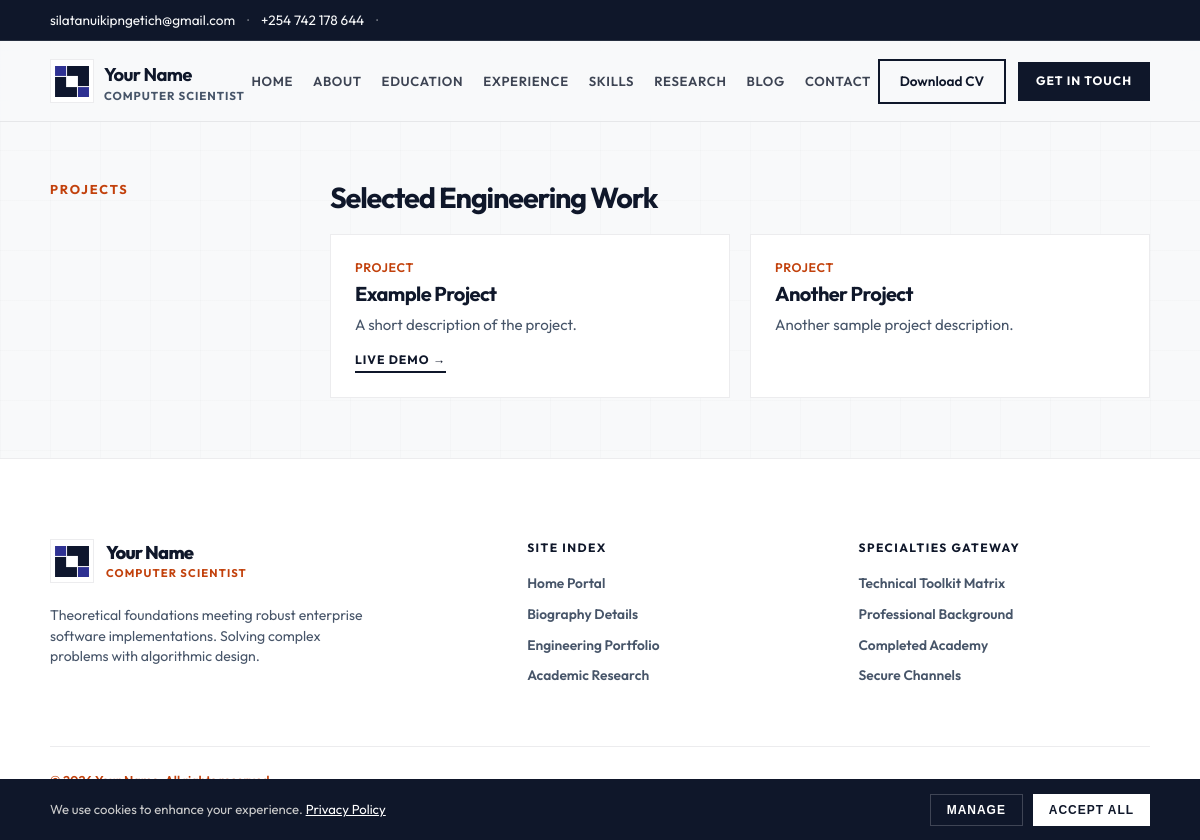
The page /public/projects.php on the database its author committed.
### tables this page shows
CREATE TABLE IF NOT EXISTS `profile` (
  `id` TINYINT PRIMARY KEY DEFAULT 1,
  `full_name` VARCHAR(255) NOT NULL DEFAULT 'Your Name',
  `headline` VARCHAR(255) DEFAULT 'Developer • Designer • Creator',
  `bio` TEXT,
  `email` VARCHAR(255) DEFAULT '',
  `phone` VARCHAR(50) DEFAULT '',
  `location` VARCHAR(255) DEFAULT '',
  `website` VARCHAR(255) DEFAULT '',
  `linkedin` VARCHAR(255) DEFAULT '',
  `github` VARCHAR(255) DEFAULT '',
  `summary` TEXT
);

CREATE TABLE IF NOT EXISTS `projects` (
  `id` INT PRIMARY KEY AUTO_INCREMENT,
  `title` VARCHAR(255) NOT NULL,
  `description` TEXT,
  `url` VARCHAR(512),
  `sort_order` INT DEFAULT 0
);

### public/projects.php (the view)
<?php
$activePage = 'projects';
require_once __DIR__ . '/header.php';
?>
<main class="container">
  <section id="projects" class="section-row" style="border-bottom:none;">
    <div class="section-label">Projects</div>
    <div class="section-content">
      <h2>Selected Engineering Work</h2>
      <div class="editorial-grid">
        <?php foreach ($projects as $p): ?>
          <article class="project-item">
            <div>
              <div class="project-meta">Project</div>
              <h3 style="margin-top: 4px;"><?php echo htmlspecialchars($p['title']); ?></h3>
              <p style="margin-top: 10px;"><?php echo htmlspecialchars($p['description']); ?></p>
            </div>
            <?php if (!empty($p['url'])): ?>
              <a class="button" href="<?php echo htmlspecialchars($p['url']); ?>" target="_blank">Live Demo →</a>
            <?php endif; ?>
          </article>
        <?php endforeach; ?>
      </div>
    </div>
  </section>
</main>
<?php
require_once __DIR__ . '/footer.php';
?>

### public/header.php (shortened to what this page needs)
<?php
require_once __DIR__ . '/../includes/education.php';
$preferredLogos = [
  '../Tanui-Sila-Logo-v3.png',
  '../Tanui-Sila-Logo-v3.jpg',
  '../Tanui-Sila-Logo.png',
  '../Tanui-Sila-Logo.jpg',
  'logo.png',
  'logo.jpg',
  '../Tanui-Sila-Logo.jpeg',
];
$logoFile = '../Tanui-Sila-Logo-v3.png';
foreach ($preferredLogos as $fileName) {
  $candidate = __DIR__ . '/' . $fileName;
  if (file_exists($candidate)) {
    $logoFile = $fileName;
    break;
  }
}
$profile = [
  'full_name' => 'Your Name',
  'headline' => 'Developer • Designer • Creator',
  'bio' => 'I build thoughtful digital experiences and impactful products.',
  'email' => 'you@example.com',
  'phone' => '',
  'location' => 'Your City, Country',
  'website' => '',
  'linkedin' => '',
  'github' => '',
  'summary' => '',
];
try {
  $profileRow = $pdo->query('SELECT * FROM profile WHERE id = 1')->fetch(PDO::FETCH_ASSOC);
  if ($profileRow) {
    $profile = $profileRow;
  }
} catch (Throwable $e) {
  $profile = $profile;
}
$settings = [
  'site_title' => $profile['full_name'],
  'tagline' => $profile['headline'],
  'hero_text' => '',
  'show_blog' => '1',
  'theme' => 'light',
];
try {
  $settingsRows = $pdo->query('SELECT setting_key, setting_value FROM settings')->fetchAll(PDO::FETCH_ASSOC);
  foreach ($settingsRows as $row) {
    $settings[$row['setting_key']] = $row['setting_value'];
  }
} catch (Throwable $e) {
  $settings = $settings;
}
$projects = $pdo->query('SELECT * FROM projects ORDER BY sort_order DESC, id DESC')->fetchAll(PDO::FETCH_ASSOC);
?>
<!doctype html>
<html lang="en">
<head>
  <link rel="stylesheet" href="../assets/css/styles.css?v=<?php echo @filemtime(__DIR__ . '/../assets/css/styles.css'); ?>">
</head>
<body>
  <div class="site-topbar">
    <div class="container">
      <div class="topbar-content">
        <div class="topbar-left">
          <a href="mailto:silatanuikipngetich@gmail.com" title="Send email">silatanuikipngetich@gmail.com</a>
          <span class="separator">·</span>
          <a href="https://wa.me/254742178644" target="_blank" rel="noopener noreferrer" title="Chat on WhatsApp">+254 742 178 644</a>
          <span class="separator">·</span>
        </div>
      </div>
    </div>
  </div>
  <header class="site-header">
    <div class="container">
      <a href="index.php" class="brand">
        <img src="<?php echo htmlspecialchars($logoFile); ?>" alt="Logo" class="logo">
        <div>
          <h1><?php echo htmlspecialchars($settings['site_title'] ?? $profile['full_name']); ?></h1>
          <p style="margin: 2px 0 0; color: var(--muted); font-size: 0.72rem; font-weight: 700; letter-spacing: 0.08em; text-transform: uppercase; line-height: 1;">Computer Scientist</p>
        </div>
      </a>
      <nav class="top-nav">
        <a href="index.php" class="<?php echo $activePage === 'home' ? 'active' : ''; ?>">Home</a>
        <a href="about.php" class="<?php echo $activePage === 'about' ? 'active' : ''; ?>">About</a>
        <a href="education.php" class="<?php echo $activePage === 'education' ? 'active' : ''; ?>">Education</a>
        <a href="experience.php" class="<?php echo $activePage === 'experience' ? 'active' : ''; ?>">Experience</a>
        <a href="skills.php" class="<?php echo $activePage === 'skills' ? 'active' : ''; ?>">Skills</a>
        <a href="research.php" class="<?php echo $activePage === 'research' ? 'active' : ''; ?>">Research</a>
        <a href="blog.php" class="<?php echo $activePage === 'blog' ? 'active' : ''; ?>">Blog</a>
        <a href="contact.php" class="<?php echo $activePage === 'contact' ? 'active' : ''; ?>">Contact</a>
      </nav>
      <div style="display: flex; gap: 12px; align-items: center;">
        <a class="cv-btn" href="Sila_Kipng'etich_Tanui_CV.pdf" target="_blank">Download CV</a>
        <a class="header-cta" href="contact.php">Get in touch</a>
      </div>
    </div>
  </header>

### public/footer.php (shortened to what this page needs)
  <footer class="site-footer" style="padding: 80px 0 50px; background: var(--soft-bg); border-top: 1px solid var(--light-gray); color: var(--muted);">
    <div class="container">
      <div class="footer-layout-matrix" style="display: grid; grid-template-columns: 1.5fr 1fr 1fr; gap: 40px; margin-bottom: 60px;">
        <div style="display: flex; flex-direction: column; gap: 18px; align-items: flex-start;">
          <div style="display: flex; align-items: center; gap: 12px;">
            <img src="<?php echo htmlspecialchars($logoFile); ?>" alt="Branding Logo" class="footer-logo" style="width: 44px; height: 44px; object-fit: contain; padding: 4px; background: #fff; border: 1px solid var(--light-gray);">
            <div style="line-height: 1.2;">
              <h4 style="margin: 0; font-size: 1.15rem; font-weight: 800; color: var(--text); letter-spacing: -0.04em;"><?php echo htmlspecialchars($settings['site_title'] ?? $profile['full_name']); ?></h4>
              <small style="color: var(--accent-muted); font-size: 0.7rem; font-weight: 700; letter-spacing: 0.1em; text-transform: uppercase;">Computer Scientist</small>
            </div>
          </div>
          <p class="footer-brand-copy" style="margin: 4px 0 0; font-size: 0.88rem; color: var(--muted); max-width: 320px; line-height: 1.45;">
            Theoretical foundations meeting robust enterprise software implementations. Solving complex problems with algorithmic design.
          </p>
        </div>
        <div>
          <h5 style="margin:0 0 16px; font-size:0.75rem; font-weight:700; letter-spacing:0.12em; text-transform:uppercase; color: var(--text);">Site Index</h5>
          <ul class="footer-links-list" style="list-style:none; padding:0; margin:0; display:grid; gap:10px; font-size:0.86rem; font-weight:600;">
            <li><a href="index.php" style="color: var(--muted); text-decoration:none; transition: color 0.15s ease;">Home Portal</a></li>
            <li><a href="about.php" style="color: var(--muted); text-decoration:none; transition: color 0.15s ease;">Biography Details</a></li>
            <li><a href="projects.php" style="color: var(--muted); text-decoration:none; transition: color 0.15s ease;">Engineering Portfolio</a></li>
            <li><a href="research.php" style="color: var(--muted); text-decoration:none; transition: color 0.15s ease;">Academic Research</a></li>
          </ul>
        </div>
        <div>
          <h5 style="margin:0 0 16px; font-size:0.75rem; font-weight:700; letter-spacing:0.12em; text-transform:uppercase; color: var(--text);">Specialties Gateway</h5>
          <ul class="footer-links-list" style="list-style:none; padding:0; margin:0; display:grid; gap:10px; font-size:0.86rem; font-weight:600;">
            <li><a href="skills.php" style="color: var(--muted); text-decoration:none; transition: color 0.15s ease;">Technical Toolkit Matrix</a></li>
            <li><a href="experience.php" style="color: var(--muted); text-decoration:none; transition: color 0.15s ease;">Professional Background</a></li>
            <li><a href="education.php" style="color: var(--muted); text-decoration:none; transition: color 0.15s ease;">Completed Academy</a></li>
            <li><a href="contact.php" style="color: var(--muted); text-decoration:none; transition: color 0.15s ease;">Secure Channels</a></li>
          </ul>
        </div>
      </div>
  <div style="border-top:1px solid var(--light-gray); padding-top:24px; display:flex; align-items:center; justify-content:space-between; flex-wrap:wrap; gap:16px; font-size:0.8rem; font-weight:600; color: var(--accent-muted); width: 100%;">
    <p style="margin:0;">© <?php echo date('Y'); ?> <?php echo htmlspecialchars($settings['site_title'] ?? $profile['full_name']); ?>. All rights reserved.</p>
  </div>
    </div>
  </footer>
  <div class="cookie-banner" id="cookieBanner" style="position:fixed; left:0; right:0; bottom:0; background:var(--text); color:#fff; z-index:200; border-top:1px solid var(--light-gray); display: none;">
    <div class="container" style="display:flex; align-items:center; justify-content:space-between; min-height:60px; padding-top:10px; padding-bottom:10px;">
      <div class="cookie-text" style="font-size:0.82rem; color:#ccc;">We use cookies to enhance your experience. <a href="privacy.php" style="color:#fff; text-decoration:underline;">Privacy Policy</a></div>
      <div class="actions" style="display:flex; gap:10px;">
        <button class="manage" onclick="acceptCookies()" style="border:1px solid rgba(255,255,255,0.2); background:transparent; color:#fff; cursor:pointer; font-weight:700; font-size:0.75rem; letter-spacing:0.08em; text-transform:uppercase; padding:8px 16px;">Manage</button>
        <button class="accept" onclick="acceptCookies()" style="border:none; background:#ffffff; color:#0f172a; cursor:pointer; font-weight:700; font-size:0.75rem; letter-spacing:0.08em; text-transform:uppercase; padding:8px 16px;">Accept All</button>
      </div>
    </div>
  </div>
</body>
</html>

### assets/css/styles.css (style rules this page uses)
:root { --bg: #f8f9fa; --text: #0f172a; --muted: #475569; --light-gray: rgba(15, 23, 42, 0.08); --soft-bg: #ffffff; --accent: #ea580c; --accent-muted: #c2410c; }
* { box-sizing: border-box; border-radius: 0 !important; }
html { scroll-behavior: smooth; }
body { margin: 0; font-family: 'Outfit', 'Segoe UI', sans-serif; background-color: var(--bg); background-image: linear-gradient(rgba(15, 23, 42, 0.015) 1px, transparent 1px), linear-gradient(90deg, rgba(15, 23, 42, 0.015) 1px, transparent 1px); background-size: 50px 50px; color: var(--muted); line-height: 1.5; -webkit-font-smoothing: antialiased; -moz-osx-font-smoothing: grayscale; }
img { max-width: 100%; display: block; }
a { color: inherit; text-decoration: none; transition: opacity 0.15s ease; }
.container { max-width: 1320px; margin: 0 auto; padding: 0 50px; }
.site-header { position: sticky; top: 0; z-index: 100; background: rgba(248, 249, 250, 0.9); backdrop-filter: blur(16px); border-bottom: 1px solid var(--light-gray); color: var(--text); }
.site-header .container { display: flex; align-items: center; justify-content: space-between; min-height: 80px; }
.site-header .brand { display: flex; align-items: center; gap: 14px; }
.site-header .logo { width: 44px; height: 44px; object-fit: contain; border: 1px solid var(--light-gray); background: var(--soft-bg); padding: 4px; }
.site-header h1 { margin: 0; font-size: 1.15rem; font-weight: 700; letter-spacing: -0.03em; color: var(--text); }
.top-nav { display: flex; align-items: center; gap: 20px; }
.top-nav a { font-size: 0.82rem; font-weight: 600; letter-spacing: 0.05em; text-transform: uppercase; color: var(--text); opacity: 0.8; }
.header-cta { display: inline-flex; padding: 10px 18px; background: var(--text); color: #ffffff; font-size: 0.76rem; font-weight: 700; letter-spacing: 0.08em; text-transform: uppercase; }
.section-row { display: grid; grid-template-columns: 240px 1fr; gap: 40px; padding: 60px 0; border-bottom: 1px solid var(--light-gray); }
.section-label { font-size: 0.8rem; font-weight: 700; letter-spacing: 0.14em; text-transform: uppercase; color: var(--accent-muted); line-height: 1.1; }
.section-content h2 { margin: 0 0 20px; font-size: 1.8rem; line-height: 1.1; letter-spacing: -0.04em; color: var(--text); }
.editorial-grid { display: grid; grid-template-columns: 1fr 1fr; gap: 20px; }
.project-item { background-color: var(--soft-bg); border: 1px solid var(--light-gray); padding: 24px; display: flex; flex-direction: column; justify-content: space-between; gap: 16px; }
.project-item h3 { margin: 0; font-size: 1.25rem; font-weight: 700; line-height: 1.15; letter-spacing: -0.03em; color: var(--text); }
.project-item p { margin: 0; color: var(--muted); font-size: 0.94rem; line-height: 1.35; }
.project-meta { font-size: 0.78rem; font-weight: 600; color: var(--accent-muted); letter-spacing: 0.05em; text-transform: uppercase; }
.project-item .button { display: inline-flex; align-self: flex-start; font-size: 0.76rem; font-weight: 700; text-transform: uppercase; letter-spacing: 0.08em; color: var(--text); border-bottom: 2px solid var(--text); padding-bottom: 2px; }
.site-footer { padding: 50px 0; border-top: 1px solid var(--light-gray); background-color: var(--soft-bg); color: var(--muted); font-size: 0.85rem; }
.site-footer .container { display: flex; flex-direction: column; align-items: stretch; }
.footer-logo { width: 32px; height: 32px; object-fit: contain; border: 1px solid var(--light-gray); background: var(--soft-bg); padding: 3px; }
.cookie-banner { position: fixed; left: 0; right: 0; bottom: 0; background: var(--text); color: #fff; z-index: 200; border-top: 1px solid var(--light-gray); }
.cookie-banner .container { display: flex; align-items: center; justify-content: space-between; min-height: 60px; padding-top: 10px; padding-bottom: 10px; }
.cookie-banner .cookie-text { font-size: 0.82rem; color: #ccc; }
.cookie-banner .cookie-text a { color: #fff; text-decoration: underline; }
.cookie-banner .actions { display: flex; gap: 10px; }
.cookie-banner button { border: none; background: transparent; cursor: pointer; font-weight: 700; font-size: 0.75rem; letter-spacing: 0.08em; text-transform: uppercase; padding: 8px 16px; }
.cookie-banner .manage { color: #ccc; border: 1px solid rgba(255,255,255,0.2); }
.cookie-banner .accept { background: #ffffff; color: #0f172a; }

### rows shown on the page
profile: full_name "Your Name"
projects: title "Example Project", description "A short description of the project."
projects: title "Another Project", description "Another sample project description."
